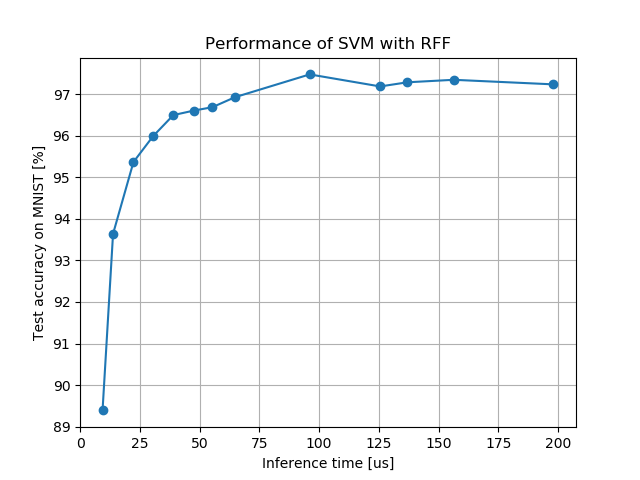

The Python source for this figure:
# Python script
#
# Author: Tetsuya Ishikawa <[email redacted]>
# Date  : Jun 30, 2019
#################################### SOURCE START ###################################

import numpy             as np
import matplotlib.pyplot as mpl

### DIM_RFF, Learning time [sec], Inference time [us], Test accuracy on MNIST [%]
SCORES_RFF = np.array([[  64,  36.795353,   9.378099, 89.39],
                       [ 128,  54.435829,  13.771224, 93.64],
                       [ 256,  83.267031,  22.314167, 95.37],
                       [ 384, 108.231835,  30.490088, 95.99],
                       [ 512, 126.593045,  38.989401, 96.50],
                       [ 640, 138.779719,  47.662687, 96.61],
                       [ 768, 145.924327,  55.336690, 96.69],
                       [ 896, 159.675971,  64.729142, 96.93],
                       [1024, 226.717515,  96.054697, 97.48],
                       [1152, 202.715609, 125.541520, 97.19],
                       [1280, 224.689160, 136.949730, 97.29],
                       [1408, 247.876134, 156.303930, 97.35],
                       [1536, 271.724527, 198.049259, 97.24]])

mpl.figure()
mpl.plot(SCORES_RFF[:, 2], SCORES_RFF[:, 3], "-o")
mpl.grid()
mpl.title("Performance of SVM with RFF")
mpl.xlabel("Inference time [us]")
mpl.ylabel("Test accuracy on MNIST [%]")
mpl.savefig("figure_rff_and_orf_svc_for_mnist.png")

#################################### SOURCE FINISH ##################################
# Ganerated by grasp version 0.0
